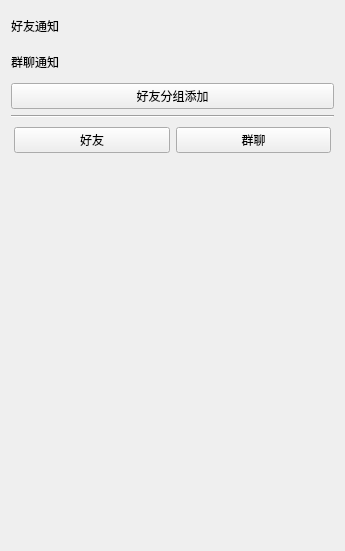
<?xml version="1.0" encoding="UTF-8"?>
<ui version="4.0">
 <class>ContactListWidget</class>
 <widget class="QWidget" name="ContactListWidget">
  <property name="geometry">
   <rect>
    <x>0</x>
    <y>0</y>
    <width>345</width>
    <height>551</height>
   </rect>
  </property>
  <property name="windowTitle">
   <string>Form</string>
  </property>
  <layout class="QVBoxLayout" name="verticalLayout">
   <item>
    <widget class="QWidget" name="fInformWidget" native="true">
     <layout class="QHBoxLayout" name="horizontalLayout_2">
      <property name="spacing">
       <number>0</number>
      </property>
      <property name="leftMargin">
       <number>0</number>
      </property>
      <property name="topMargin">
       <number>0</number>
      </property>
      <property name="rightMargin">
       <number>0</number>
      </property>
      <property name="bottomMargin">
       <number>0</number>
      </property>
      <item>
       <widget class="QLabel" name="friendLab">
        <property name="minimumSize">
         <size>
          <width>0</width>
          <height>30</height>
         </size>
        </property>
        <property name="text">
         <string>好友通知</string>
        </property>
       </widget>
      </item>
      <item>
       <spacer name="horizontalSpacer">
        <property name="orientation">
         <enum>Qt::Horizontal</enum>
        </property>
        <property name="sizeHint" stdset="0">
         <size>
          <width>222</width>
          <height>20</height>
         </size>
        </property>
       </spacer>
      </item>
      <item>
       <widget class="QLabel" name="friendNoticeCountLab">
        <property name="text">
         <string/>
        </property>
       </widget>
      </item>
     </layout>
    </widget>
   </item>
   <item>
    <widget class="QWidget" name="gInformWidget" native="true">
     <layout class="QHBoxLayout" name="horizontalLayout_3">
      <property name="spacing">
       <number>0</number>
      </property>
      <property name="leftMargin">
       <number>0</number>
      </property>
      <property name="topMargin">
       <number>0</number>
      </property>
      <property name="rightMargin">
       <number>0</number>
      </property>
      <property name="bottomMargin">
       <number>0</number>
      </property>
      <item>
       <widget class="QLabel" name="friendLab_2">
        <property name="minimumSize">
         <size>
          <width>0</width>
          <height>30</height>
         </size>
        </property>
        <property name="text">
         <string>群聊通知</string>
        </property>
       </widget>
      </item>
      <item>
       <spacer name="horizontalSpacer_2">
        <property name="orientation">
         <enum>Qt::Horizontal</enum>
        </property>
        <property name="sizeHint" stdset="0">
         <size>
          <width>70</width>
          <height>20</height>
         </size>
        </property>
       </spacer>
      </item>
      <item>
       <widget class="QLabel" name="groupNoticeCountLab">
        <property name="text">
         <string/>
        </property>
       </widget>
      </item>
     </layout>
    </widget>
   </item>
   <item>
    <widget class="QPushButton" name="createFriendGrouping">
     <property name="text">
      <string>好友分组添加</string>
     </property>
    </widget>
   </item>
   <item>
    <widget class="Line" name="line">
     <property name="orientation">
      <enum>Qt::Horizontal</enum>
     </property>
    </widget>
   </item>
   <item>
    <widget class="QWidget" name="btnWidget" native="true">
     <layout class="QHBoxLayout" name="horizontalLayout">
      <property name="spacing">
       <number>6</number>
      </property>
      <property name="leftMargin">
       <number>3</number>
      </property>
      <property name="topMargin">
       <number>3</number>
      </property>
      <property name="rightMargin">
       <number>3</number>
      </property>
      <property name="bottomMargin">
       <number>3</number>
      </property>
      <item>
       <widget class="QPushButton" name="friendBtn">
        <property name="text">
         <string>好友</string>
        </property>
        <property name="checkable">
         <bool>true</bool>
        </property>
       </widget>
      </item>
      <item>
       <widget class="QPushButton" name="groupBtn">
        <property name="text">
         <string>群聊</string>
        </property>
        <property name="checkable">
         <bool>true</bool>
        </property>
       </widget>
      </item>
     </layout>
    </widget>
   </item>
   <item>
    <widget class="QStackedWidget" name="stackedWidget">
     <widget class="QWidget" name="page"/>
     <widget class="QWidget" name="page_2"/>
    </widget>
   </item>
  </layout>
 </widget>
 <resources/>
 <connections/>
</ui>
